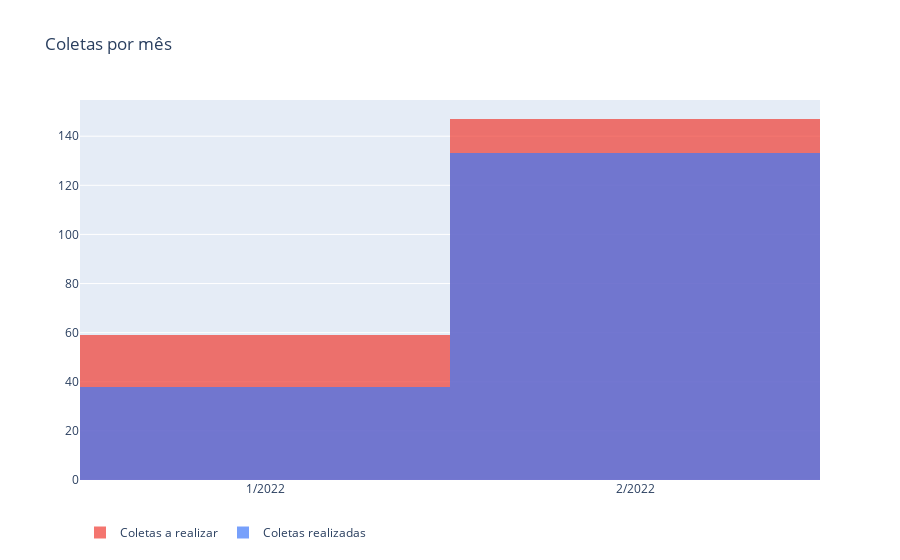

Notebook code cell kept with this figure:
### Code cell
fig1.show()

### Figure 1 — Plotly figure (JSON) as saved in the notebook; plotly's stock layout.template omitted (floating-point values rounded to 4 significant figures)
{"data": [{"cumulative": {"enabled": true}, "histfunc": "sum", "marker": {"color": "#F03C33"}, "name": "Coletas a realizar", "opacity": 0.7, "type": "histogram", "x": ["1/2022", "2/2022"], "y": [59, 88]}, {"cumulative": {"enabled": true}, "histfunc": "sum", "marker": {"color": "#3E79FA"}, "name": "Coletas realizadas", "opacity": 0.7, "type": "histogram", "x": ["1/2022", "2/2022"], "y": [38, 95]}], "layout": {"autosize": true, "bargap": 0, "barmode": "overlay", "legend": {"orientation": "h"}, "title": {"text": "Coletas por mês"}}}
